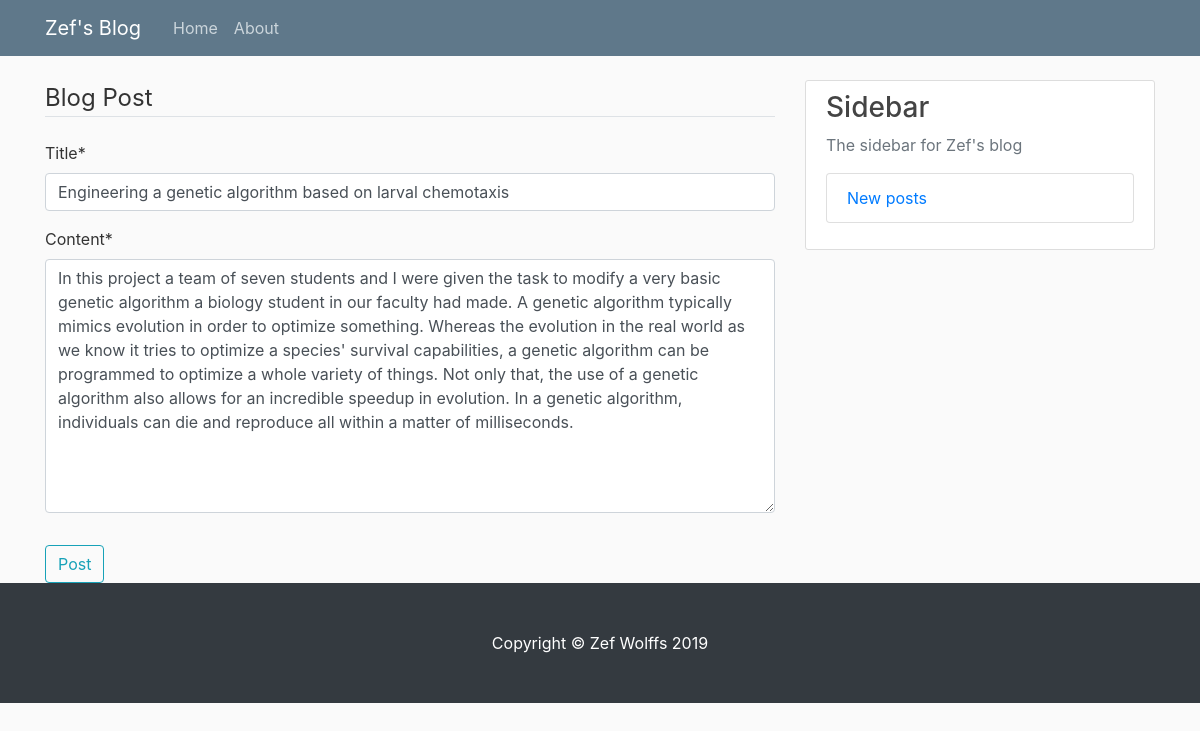
Page /blog/post/14/update/ (signed in) on the earlier database version.
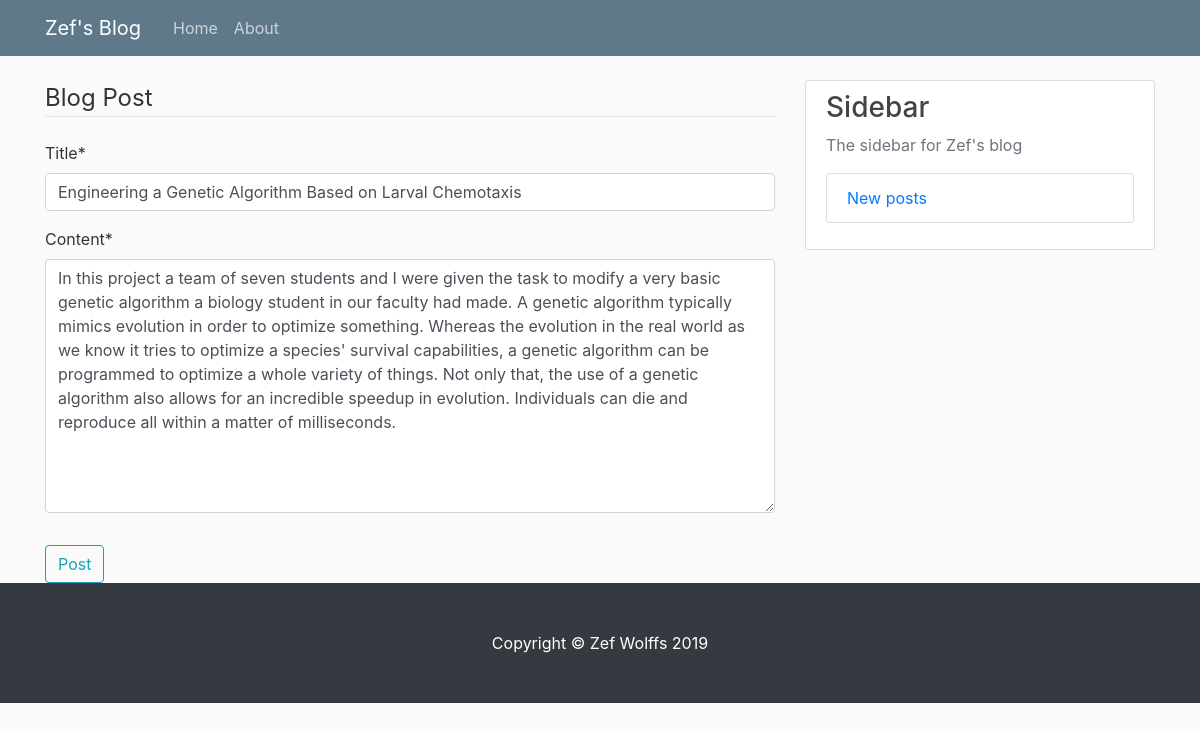
Same page on the later database version.
### blog/models.py (models this page shows, shortened)
class Post(models.Model):
    title = models.CharField(max_length=100)
    content = models.TextField()
    subtitle = models.TextField(null=True, blank = True)
    subheader1 = models.TextField(null=True, blank = True)
    subheader2 = models.TextField(null=True, blank = True)
    subheader3 = models.TextField(null=True, blank = True)
    date_posted = models.DateTimeField(default=timezone.now)
    author = models.ForeignKey(User, on_delete=models.CASCADE)
    image = models.ImageField(upload_to='post_pics', blank=True, null=True)
    image1 = models.ImageField(upload_to='post_pics', blank=True, null=True)
    image2 = models.ImageField(upload_to='post_pics', blank=True, null=True)

### blog/views.py (the view, shortened to what this page needs)
# urls.py: path('post/<int:pk>/update/', PostUpdateView.as_view(), name='post-update'),
class PostUpdateView(LoginRequiredMixin, UserPassesTestMixin ,UpdateView):
    model = Post
    fields =['title', 'content']
    def test_func(self):
        post = self.get_object()
        if self.request.user == post.author:
            return True
        return False

### blog/templates/blog/post_form.html (shortened to what this page needs)
{% extends "blog/base.html" %}
{% load crispy_forms_tags %}
{% block content %}
    <div class= "content section">
        <form method="POST">
            <fieldset class="form-group">
                <legend class= "border-bottom mb-4">Blog Post</legend>
                {{ form|crispy }}
            </fieldset>
            <div class="form-goup">
                <button class= "btn btn-outline-info" type="submit">Post</button>
            </div>
        </form>
    </div>
{% endblock content %}

Differences in the rows shown:
changed Post: title "Engineering a genetic algorithm based on larval chemotaxis" → "Engineering a Genetic Algorithm Based on Larval Chemotaxis"; content "…incredible speedup in evolution. In a genetic algorithm, individuals can die and reproduce…" → "…incredible speedup in evolution. Individuals can die and reproduce…"
